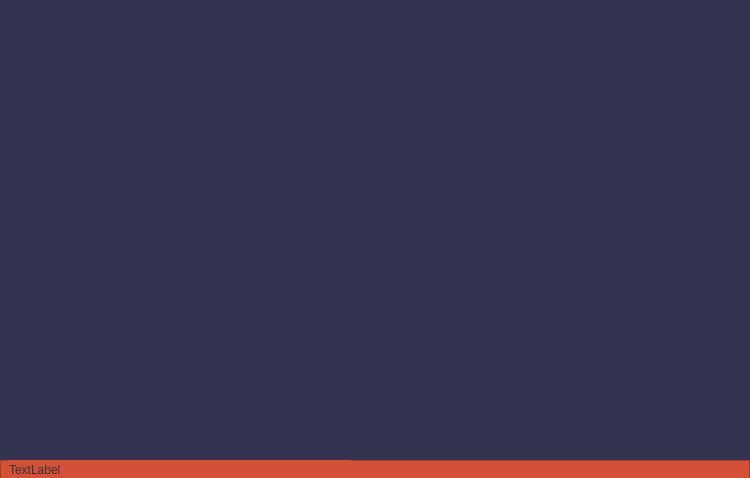
<?xml version="1.0" encoding="UTF-8"?>
<ui version="4.0">
 <class>ferma</class>
 <widget class="QMainWindow" name="ferma">
  <property name="geometry">
   <rect>
    <x>0</x>
    <y>0</y>
    <width>750</width>
    <height>478</height>
   </rect>
  </property>
  <property name="minimumSize">
   <size>
    <width>750</width>
    <height>478</height>
   </size>
  </property>
  <property name="maximumSize">
   <size>
    <width>750</width>
    <height>478</height>
   </size>
  </property>
  <property name="windowTitle">
   <string>Ferma</string>
  </property>
  <property name="styleSheet">
   <string notr="true">background: #323450;</string>
  </property>
  <widget class="QWidget" name="centralwidget">
   <widget class="QFrame" name="frame">
    <property name="geometry">
     <rect>
      <x>0</x>
      <y>460</y>
      <width>750</width>
      <height>20</height>
     </rect>
    </property>
    <property name="styleSheet">
     <string notr="true">background-color: rgb(212, 80, 54);</string>
    </property>
    <property name="frameShape">
     <enum>QFrame::StyledPanel</enum>
    </property>
    <property name="frameShadow">
     <enum>QFrame::Raised</enum>
    </property>
    <widget class="QLabel" name="consolLable">
     <property name="geometry">
      <rect>
       <x>9</x>
       <y>0</y>
       <width>341</width>
       <height>20</height>
      </rect>
     </property>
     <property name="styleSheet">
      <string notr="true">border: 0;
color: rgb(52, 52, 52);</string>
     </property>
     <property name="text">
      <string>TextLabel</string>
     </property>
    </widget>
   </widget>
  </widget>
 </widget>
 <resources/>
 <connections/>
</ui>
